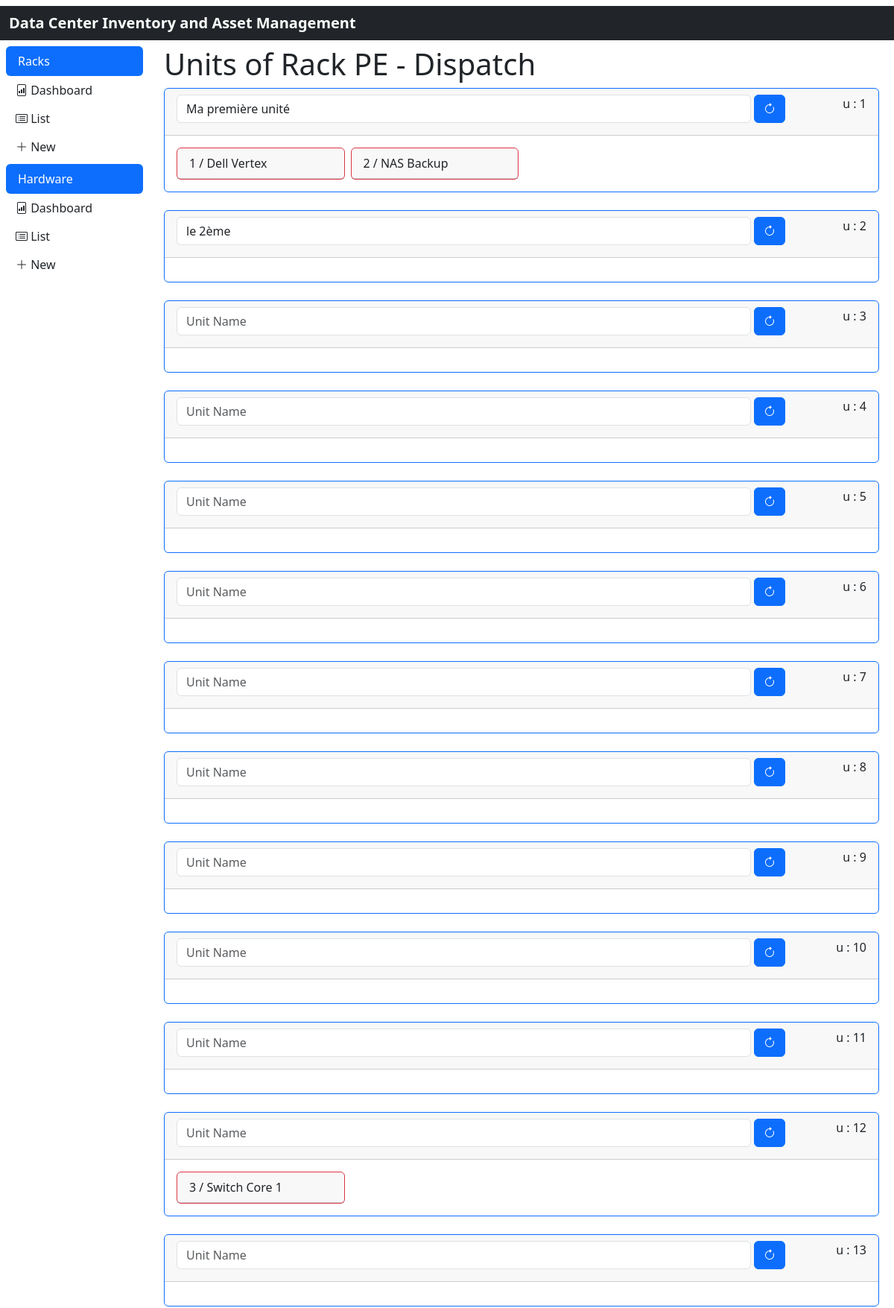
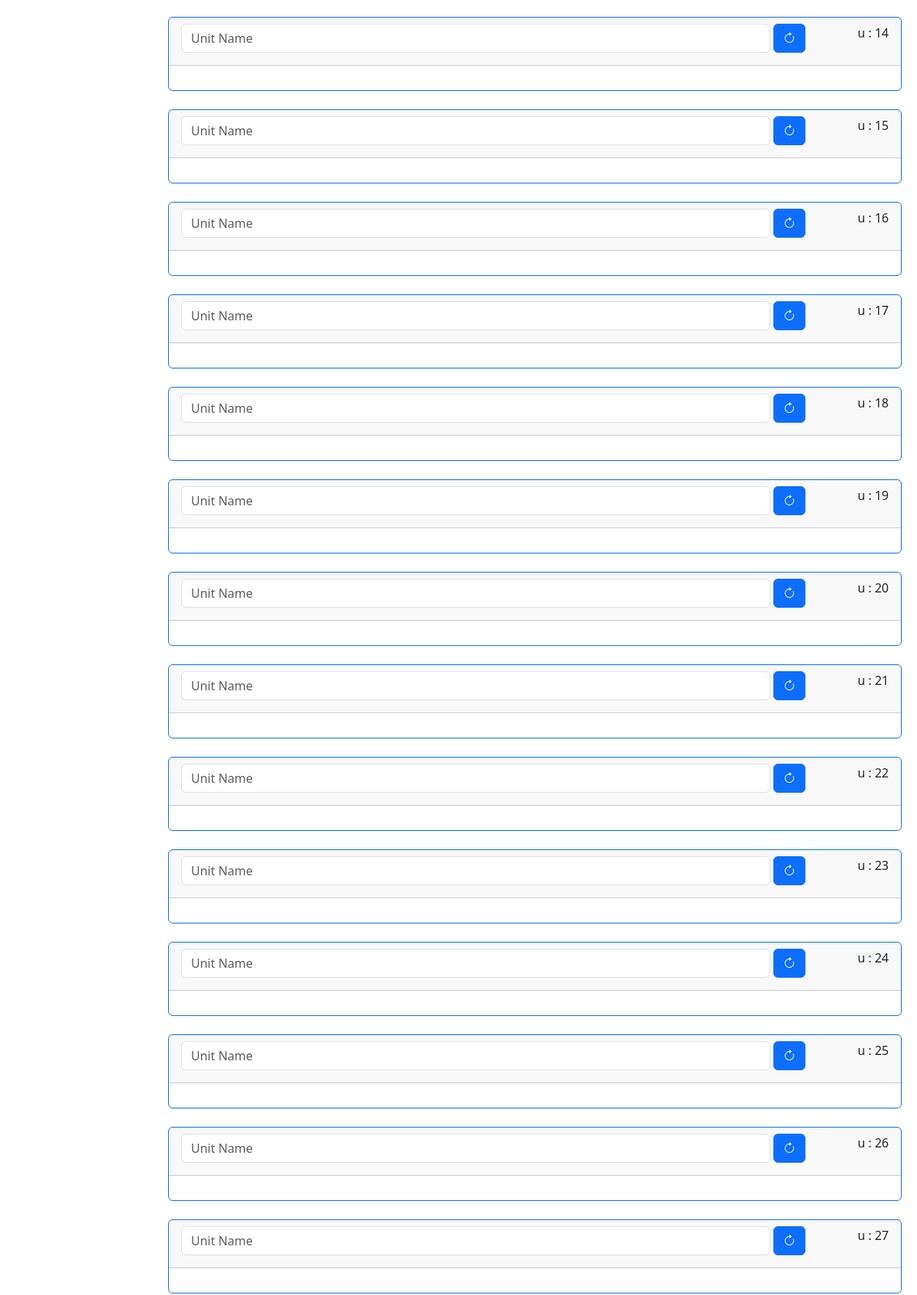
Screenshot of /rack/view/1 (upper part) with the database file from the repository (2 pictures, top to bottom).
### models.py (models this page shows)
class TimeMixin(object):
    created: Mapped[Optional[datetime]] = mapped_column(DateTime, nullable=False, default=datetime.now(timezone.utc))
    updated: Mapped[Optional[datetime]] = mapped_column(DateTime, nullable=True, default=datetime.now(timezone.utc), onupdate=datetime.now(timezone.utc))
    deleted: Mapped[Optional[datetime]] = mapped_column(DateTime, nullable=True, default=datetime.now(timezone.utc))
    active: Mapped[Optional[bool]] = mapped_column(Boolean, nullable=True, default=True)

class Rack(TimeMixin, db.Model):
    __tablename__ = 'rack'
    id: Mapped[int] = mapped_column(primary_key=True)
    name: Mapped[str] = mapped_column(String(50))
    units: Mapped[List['Unit']] = relationship('Unit', back_populates='rack')

class Unit(TimeMixin, db.Model):
    __tablename__ = 'unit'
    id: Mapped[int] = mapped_column(primary_key=True)
    seq: Mapped[int] = mapped_column(Integer, nullable=False)
    id_rack:Mapped[int] = mapped_column(ForeignKey('rack.id'))
    name: Mapped[str] = mapped_column(String(50), nullable=True)
    rack: Mapped[Rack] = relationship('Rack', back_populates='units')
    unit_hardware: Mapped[List['UnitHardware']] = relationship('UnitHardware', uselist=True, back_populates='unit')

class UnitHardware(TimeMixin, db.Model):
    __tablename__ = 'unit_hardware'
    id: Mapped[int] = mapped_column(primary_key=True)
    id_unit: Mapped[int] = mapped_column(ForeignKey('unit.id'))
    id_hardware: Mapped[int] = mapped_column(ForeignKey('hardware.id'))
    unit: Mapped[Unit] = relationship( back_populates='unit_hardware')
    hardware: Mapped['Hardware'] = relationship(back_populates='hardware_unit')
    __table_args__ = (
        UniqueConstraint('id_unit', 'id_hardware', name='unit_hardware_uc'),
    )

class Hardware(TimeMixin, db.Model):
    __tablename__ = 'hardware'
    id: Mapped[int] = mapped_column(primary_key=True)
    name: Mapped[str] = mapped_column(String(50))
    type: Mapped[str] = mapped_column(String(50))
    hardware_unit: Mapped[List['UnitHardware']] = relationship('UnitHardware', uselist=True, back_populates='hardware')

### app/rack/routes.py (the view)
@rack.route('/view/<int:rack_id>', methods=['GET', 'POST'])
def view(rack_id):
    rack = Rack.query.get_or_404(rack_id)
    return render_template('rack/view.html', title='Units', rack=rack)

### app/rack/templates/rack/view.html (shortened to what this page needs)
{% extends "rack/index.html" %}
{% from "bootstrap5/form.html" import render_form %}
{% block content %}
    <h1>{{ title }} of {{ rack.name }}</h1>
    <div class="row row-cols-1 row-cols-md-1 g-4">
        {% for unit in rack.units %}
            <div class="col">
                <div class="card border-primary">
                    <div class="card-header">
                        <div class="card-title">
                            <form class="edit_name_unit">
                                <div class="row g-1">
                                    <div class="col-10">
                                        <input class="form-control" id="unit_name" name="unit_name" placeholder="Unit Name" type="text" value="{% if unit.name %}{{ unit.name }}{% endif %}">
                                    </div>
                                    <div class="col-1">
                                        <button class="btn btn-primary btn" type="submit">
                                            <i class="bi bi-arrow-clockwise" tooltip="Save"></i>
                                        </button>
                                    </div>
                                    <div class="col-1 text-end">
                                        <label class="form-label" for="unit_name">u : {{ unit.seq }} </label>
                                    </div>
                                </div>
                            </form>
                        </div>
                    </div>
                    <div class="card-body">
                        <div class="card-text">
                            <div class="row row-cols-2 row-cols-md-4 g-2">
                            {% for unit_hardware in unit.unit_hardware %}
                                <div class="col">
                                    <div class="card border-danger">
                                        <div class="card-header">
                                        {{ unit_hardware.hardware.id }} / {{ unit_hardware.hardware.name }} <br>
                                        </div>
                                    </div>
                                </div>
                            {% endfor %}
                            </div>
                        </div>
                    </div>
                </div>
            </div>
        {% endfor %}
    </div>
{% endblock %}

### rows the page displays
Rack: name "Rack PE - Dispatch"
Unit: unit_name "Ma première unité", seq "1"
UnitHardware: hardware.id "1", hardware.name "Dell Vertex"
UnitHardware: hardware.id "2", hardware.name "NAS Backup"
Unit: unit_name "le 2ème", seq "2"
Unit: seq "3"
Unit: seq "4"
Unit: seq "5"
Unit: seq "6"
Unit: seq "7"
Unit: seq "8"
Unit: seq "9"
Unit: seq "10"
Unit: seq "11"
Unit: seq "12"
UnitHardware: hardware.id "3", hardware.name "Switch Core 1"
Unit: seq "13"
Unit: seq "14"
Unit: seq "15"
Unit: seq "16"
Unit: seq "17"
Unit: seq "18"
Unit: seq "19"
Unit: seq "20"
Unit: seq "21"
Unit: seq "22"
Unit: seq "23"
Unit: seq "24"
Unit: seq "25"
Unit: seq "26"
Unit: seq "27"

### other values shown
{{ title }} "Units"
